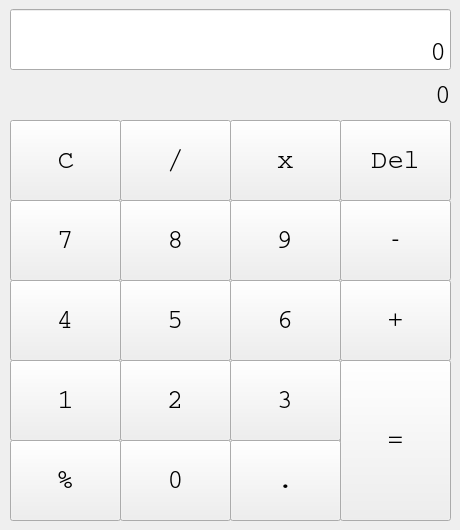
<?xml version="1.0" encoding="UTF-8"?>
<ui version="4.0">
 <class>Calculator</class>
 <widget class="QMainWindow" name="Calculator">
  <property name="geometry">
   <rect>
    <x>0</x>
    <y>0</y>
    <width>460</width>
    <height>530</height>
   </rect>
  </property>
  <property name="sizePolicy">
   <sizepolicy hsizetype="Fixed" vsizetype="Fixed">
    <horstretch>0</horstretch>
    <verstretch>0</verstretch>
   </sizepolicy>
  </property>
  <property name="maximumSize">
   <size>
    <width>460</width>
    <height>530</height>
   </size>
  </property>
  <property name="font">
   <font>
    <family>Courier</family>
    <pointsize>20</pointsize>
   </font>
  </property>
  <property name="windowTitle">
   <string>Calculator</string>
  </property>
  <widget class="QWidget" name="centralwidget">
   <widget class="QLineEdit" name="equation">
    <property name="geometry">
     <rect>
      <x>10</x>
      <y>9</y>
      <width>441</width>
      <height>61</height>
     </rect>
    </property>
    <property name="font">
     <font>
      <family>Courier</family>
      <pointsize>20</pointsize>
     </font>
    </property>
    <property name="cursor">
     <cursorShape>ArrowCursor</cursorShape>
    </property>
    <property name="text">
     <string>0</string>
    </property>
    <property name="alignment">
     <set>Qt::AlignBottom|Qt::AlignRight|Qt::AlignTrailing</set>
    </property>
    <property name="readOnly">
     <bool>true</bool>
    </property>
    <property name="placeholderText">
     <string>0</string>
    </property>
   </widget>
   <widget class="QPushButton" name="number7">
    <property name="geometry">
     <rect>
      <x>10</x>
      <y>200</y>
      <width>111</width>
      <height>81</height>
     </rect>
    </property>
    <property name="font">
     <font>
      <family>Courier</family>
      <pointsize>20</pointsize>
     </font>
    </property>
    <property name="cursor">
     <cursorShape>PointingHandCursor</cursorShape>
    </property>
    <property name="text">
     <string>7</string>
    </property>
   </widget>
   <widget class="QPushButton" name="number8">
    <property name="geometry">
     <rect>
      <x>120</x>
      <y>200</y>
      <width>111</width>
      <height>81</height>
     </rect>
    </property>
    <property name="font">
     <font>
      <family>Courier</family>
      <pointsize>20</pointsize>
     </font>
    </property>
    <property name="cursor">
     <cursorShape>PointingHandCursor</cursorShape>
    </property>
    <property name="text">
     <string>8</string>
    </property>
   </widget>
   <widget class="QPushButton" name="number9">
    <property name="geometry">
     <rect>
      <x>230</x>
      <y>200</y>
      <width>111</width>
      <height>81</height>
     </rect>
    </property>
    <property name="font">
     <font>
      <family>Courier</family>
      <pointsize>20</pointsize>
     </font>
    </property>
    <property name="cursor">
     <cursorShape>PointingHandCursor</cursorShape>
    </property>
    <property name="text">
     <string>9</string>
    </property>
   </widget>
   <widget class="QPushButton" name="divide">
    <property name="geometry">
     <rect>
      <x>120</x>
      <y>120</y>
      <width>111</width>
      <height>81</height>
     </rect>
    </property>
    <property name="font">
     <font>
      <family>Courier</family>
      <pointsize>20</pointsize>
     </font>
    </property>
    <property name="cursor">
     <cursorShape>PointingHandCursor</cursorShape>
    </property>
    <property name="text">
     <string>/</string>
    </property>
   </widget>
   <widget class="QPushButton" name="number4">
    <property name="geometry">
     <rect>
      <x>10</x>
      <y>280</y>
      <width>111</width>
      <height>81</height>
     </rect>
    </property>
    <property name="font">
     <font>
      <family>Courier</family>
      <pointsize>20</pointsize>
     </font>
    </property>
    <property name="cursor">
     <cursorShape>PointingHandCursor</cursorShape>
    </property>
    <property name="text">
     <string>4</string>
    </property>
   </widget>
   <widget class="QPushButton" name="number5">
    <property name="geometry">
     <rect>
      <x>120</x>
      <y>280</y>
      <width>111</width>
      <height>81</height>
     </rect>
    </property>
    <property name="font">
     <font>
      <family>Courier</family>
      <pointsize>20</pointsize>
     </font>
    </property>
    <property name="cursor">
     <cursorShape>PointingHandCursor</cursorShape>
    </property>
    <property name="text">
     <string>5</string>
    </property>
   </widget>
   <widget class="QPushButton" name="number1">
    <property name="geometry">
     <rect>
      <x>10</x>
      <y>360</y>
      <width>111</width>
      <height>81</height>
     </rect>
    </property>
    <property name="font">
     <font>
      <family>Courier</family>
      <pointsize>20</pointsize>
     </font>
    </property>
    <property name="cursor">
     <cursorShape>PointingHandCursor</cursorShape>
    </property>
    <property name="text">
     <string>1</string>
    </property>
   </widget>
   <widget class="QPushButton" name="number6">
    <property name="geometry">
     <rect>
      <x>230</x>
      <y>280</y>
      <width>111</width>
      <height>81</height>
     </rect>
    </property>
    <property name="font">
     <font>
      <family>Courier</family>
      <pointsize>20</pointsize>
     </font>
    </property>
    <property name="cursor">
     <cursorShape>PointingHandCursor</cursorShape>
    </property>
    <property name="text">
     <string>6</string>
    </property>
   </widget>
   <widget class="QPushButton" name="number2">
    <property name="geometry">
     <rect>
      <x>120</x>
      <y>360</y>
      <width>111</width>
      <height>81</height>
     </rect>
    </property>
    <property name="font">
     <font>
      <family>Courier</family>
      <pointsize>20</pointsize>
     </font>
    </property>
    <property name="cursor">
     <cursorShape>PointingHandCursor</cursorShape>
    </property>
    <property name="text">
     <string>2</string>
    </property>
   </widget>
   <widget class="QPushButton" name="number3">
    <property name="geometry">
     <rect>
      <x>230</x>
      <y>360</y>
      <width>111</width>
      <height>81</height>
     </rect>
    </property>
    <property name="font">
     <font>
      <family>Courier</family>
      <pointsize>20</pointsize>
     </font>
    </property>
    <property name="cursor">
     <cursorShape>PointingHandCursor</cursorShape>
    </property>
    <property name="text">
     <string>3</string>
    </property>
   </widget>
   <widget class="QPushButton" name="percent">
    <property name="geometry">
     <rect>
      <x>10</x>
      <y>440</y>
      <width>111</width>
      <height>81</height>
     </rect>
    </property>
    <property name="font">
     <font>
      <family>Courier</family>
      <pointsize>20</pointsize>
     </font>
    </property>
    <property name="cursor">
     <cursorShape>PointingHandCursor</cursorShape>
    </property>
    <property name="text">
     <string>%</string>
    </property>
   </widget>
   <widget class="QPushButton" name="multiply">
    <property name="geometry">
     <rect>
      <x>230</x>
      <y>120</y>
      <width>111</width>
      <height>81</height>
     </rect>
    </property>
    <property name="font">
     <font>
      <family>Courier</family>
      <pointsize>20</pointsize>
     </font>
    </property>
    <property name="cursor">
     <cursorShape>PointingHandCursor</cursorShape>
    </property>
    <property name="text">
     <string>x</string>
    </property>
   </widget>
   <widget class="QPushButton" name="minus">
    <property name="geometry">
     <rect>
      <x>340</x>
      <y>200</y>
      <width>111</width>
      <height>81</height>
     </rect>
    </property>
    <property name="font">
     <font>
      <family>Courier</family>
      <pointsize>20</pointsize>
     </font>
    </property>
    <property name="cursor">
     <cursorShape>PointingHandCursor</cursorShape>
    </property>
    <property name="text">
     <string>-</string>
    </property>
   </widget>
   <widget class="QPushButton" name="equal">
    <property name="geometry">
     <rect>
      <x>340</x>
      <y>360</y>
      <width>111</width>
      <height>161</height>
     </rect>
    </property>
    <property name="font">
     <font>
      <family>Courier</family>
      <pointsize>20</pointsize>
     </font>
    </property>
    <property name="cursor">
     <cursorShape>PointingHandCursor</cursorShape>
    </property>
    <property name="text">
     <string>=</string>
    </property>
   </widget>
   <widget class="QPushButton" name="clear">
    <property name="geometry">
     <rect>
      <x>10</x>
      <y>120</y>
      <width>111</width>
      <height>81</height>
     </rect>
    </property>
    <property name="font">
     <font>
      <family>Courier</family>
      <pointsize>20</pointsize>
     </font>
    </property>
    <property name="cursor">
     <cursorShape>PointingHandCursor</cursorShape>
    </property>
    <property name="text">
     <string>C</string>
    </property>
   </widget>
   <widget class="QPushButton" name="plus">
    <property name="geometry">
     <rect>
      <x>340</x>
      <y>280</y>
      <width>111</width>
      <height>81</height>
     </rect>
    </property>
    <property name="font">
     <font>
      <family>Courier</family>
      <pointsize>20</pointsize>
     </font>
    </property>
    <property name="cursor">
     <cursorShape>PointingHandCursor</cursorShape>
    </property>
    <property name="text">
     <string>+</string>
    </property>
   </widget>
   <widget class="QPushButton" name="number0">
    <property name="geometry">
     <rect>
      <x>120</x>
      <y>440</y>
      <width>111</width>
      <height>81</height>
     </rect>
    </property>
    <property name="font">
     <font>
      <family>Courier</family>
      <pointsize>20</pointsize>
     </font>
    </property>
    <property name="cursor">
     <cursorShape>PointingHandCursor</cursorShape>
    </property>
    <property name="text">
     <string>0</string>
    </property>
   </widget>
   <widget class="QPushButton" name="numberdot">
    <property name="geometry">
     <rect>
      <x>230</x>
      <y>440</y>
      <width>111</width>
      <height>81</height>
     </rect>
    </property>
    <property name="font">
     <font>
      <family>Courier</family>
      <pointsize>20</pointsize>
     </font>
    </property>
    <property name="cursor">
     <cursorShape>PointingHandCursor</cursorShape>
    </property>
    <property name="text">
     <string>.</string>
    </property>
   </widget>
   <widget class="QLabel" name="answer">
    <property name="geometry">
     <rect>
      <x>10</x>
      <y>80</y>
      <width>441</width>
      <height>31</height>
     </rect>
    </property>
    <property name="text">
     <string>0</string>
    </property>
    <property name="alignment">
     <set>Qt::AlignBottom|Qt::AlignRight|Qt::AlignTrailing</set>
    </property>
   </widget>
   <widget class="QPushButton" name="del_last">
    <property name="geometry">
     <rect>
      <x>340</x>
      <y>120</y>
      <width>111</width>
      <height>81</height>
     </rect>
    </property>
    <property name="font">
     <font>
      <family>Courier</family>
      <pointsize>20</pointsize>
     </font>
    </property>
    <property name="cursor">
     <cursorShape>PointingHandCursor</cursorShape>
    </property>
    <property name="text">
     <string>Del</string>
    </property>
   </widget>
  </widget>
 </widget>
 <resources/>
 <connections/>
</ui>
